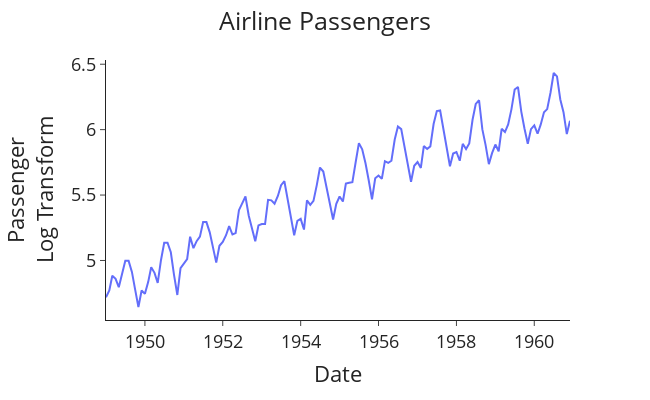

Notebook code cell kept with this figure:
### Code cell
plotting(title='Airline Passengers', data=data, x='Month',
         y='passenger_log', x_label='Date', y_label='Passenger<br>Log Transform')

### Figure 1 — Plotly figure (JSON) as saved in the notebook; plotly's stock layout.template omitted (floating-point values rounded to 4 significant figures; data arrays with more than 128 entries replaced by an {"elided": "..."} marker saying what was removed)
{"data": [{"hovertemplate": "Date=%{x}<br>Passenger<br>Log Transform=%{y}<extra></extra>", "legendgroup": "", "line": {"color": "#636efa", "dash": "solid"}, "marker": {"symbol": "circle"}, "mode": "lines", "name": "", "orientation": "v", "showlegend": false, "type": "scatter", "x": {"elided": "144 str values"}, "xaxis": "x", "y": {"elided": "144 float values"}, "yaxis": "y"}], "layout": {"font": {"size": 18}, "height": 400, "legend": {"tracegroupgap": 0}, "margin": {"t": 60}, "title": {"text": "Airline Passengers", "x": 0.5}, "width": 650, "xaxis": {"anchor": "y", "domain": [0, 1], "title": {"text": "Date"}}, "yaxis": {"anchor": "x", "domain": [0, 1], "title": {"text": "Passenger<br>Log Transform"}}}}
